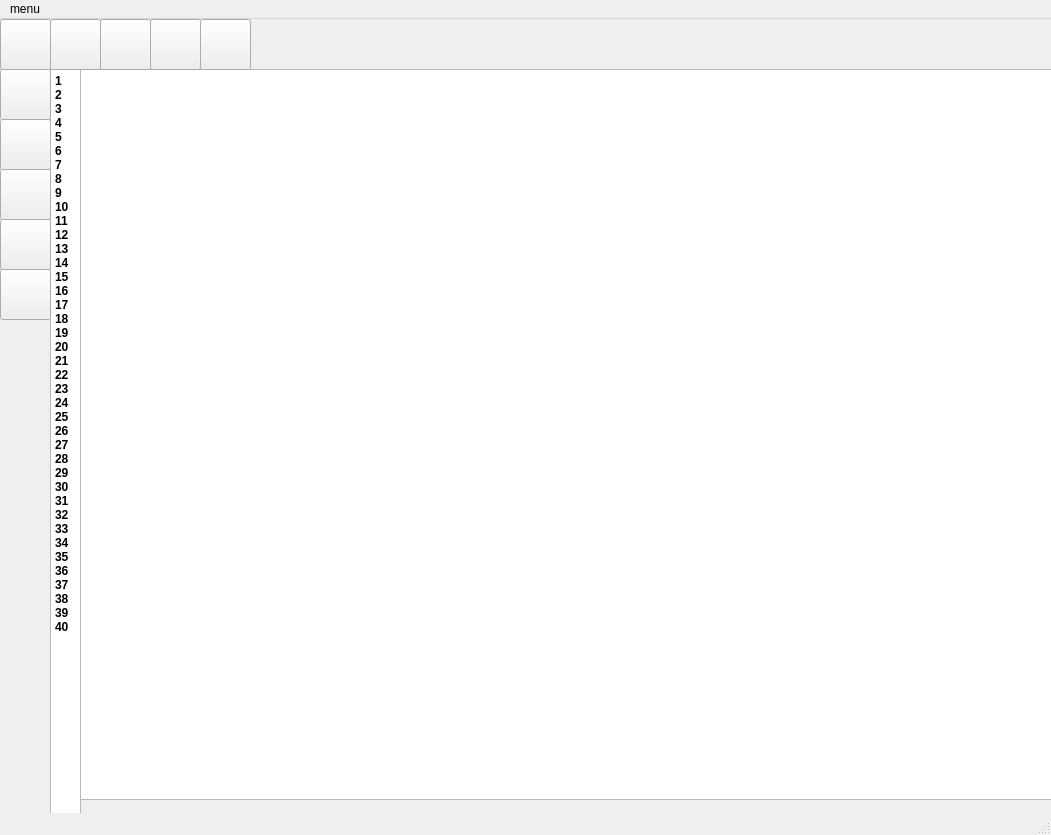
<?xml version="1.0" encoding="UTF-8"?>
<ui version="4.0">
 <class>MainWindow</class>
 <widget class="QMainWindow" name="MainWindow">
  <property name="geometry">
   <rect>
    <x>0</x>
    <y>0</y>
    <width>1051</width>
    <height>835</height>
   </rect>
  </property>
  <property name="windowTitle">
   <string>MainWindow</string>
  </property>
  <widget class="QWidget" name="centralwidget">
   <widget class="QTextEdit" name="textEdit">
    <property name="geometry">
     <rect>
      <x>80</x>
      <y>50</y>
      <width>1001</width>
      <height>731</height>
     </rect>
    </property>
    <property name="html">
     <string>&lt;!DOCTYPE HTML PUBLIC &quot;-//W3C//DTD HTML 4.0//EN&quot; &quot;http://www.w3.org/TR/REC-html40/strict.dtd&quot;&gt;
&lt;html&gt;&lt;head&gt;&lt;meta name=&quot;qrichtext&quot; content=&quot;1&quot; /&gt;&lt;style type=&quot;text/css&quot;&gt;
p, li { white-space: pre-wrap; }
&lt;/style&gt;&lt;/head&gt;&lt;body style=&quot; font-family:'SimSun'; font-size:11.25pt; font-weight:400; font-style:normal;&quot;&gt;
&lt;p style=&quot;-qt-paragraph-type:empty; margin-top:0px; margin-bottom:0px; margin-left:0px; margin-right:0px; -qt-block-indent:0; text-indent:0px;&quot;&gt;&lt;br /&gt;&lt;/p&gt;&lt;/body&gt;&lt;/html&gt;</string>
    </property>
   </widget>
   <widget class="QPushButton" name="pushButton_forward">
    <property name="geometry">
     <rect>
      <x>0</x>
      <y>100</y>
      <width>51</width>
      <height>51</height>
     </rect>
    </property>
    <property name="toolTip">
     <string/>
    </property>
    <property name="text">
     <string/>
    </property>
    <property name="icon">
     <iconset resource="resource.qrc">
      <normaloff>:/icon/icon_forward.png</normaloff>:/icon/icon_forward.png</iconset>
    </property>
    <property name="iconSize">
     <size>
      <width>48</width>
      <height>48</height>
     </size>
    </property>
   </widget>
   <widget class="QTextEdit" name="textEdit_2">
    <property name="geometry">
     <rect>
      <x>50</x>
      <y>50</y>
      <width>31</width>
      <height>971</height>
     </rect>
    </property>
    <property name="html">
     <string>&lt;!DOCTYPE HTML PUBLIC &quot;-//W3C//DTD HTML 4.0//EN&quot; &quot;http://www.w3.org/TR/REC-html40/strict.dtd&quot;&gt;
&lt;html&gt;&lt;head&gt;&lt;meta name=&quot;qrichtext&quot; content=&quot;1&quot; /&gt;&lt;style type=&quot;text/css&quot;&gt;
p, li { white-space: pre-wrap; }
&lt;/style&gt;&lt;/head&gt;&lt;body style=&quot; font-family:'SimSun'; font-size:11.25pt; font-weight:400; font-style:normal;&quot;&gt;
&lt;p style=&quot; margin-top:0px; margin-bottom:0px; margin-left:0px; margin-right:0px; -qt-block-indent:0; text-indent:0px;&quot;&gt;&lt;span style=&quot; font-size:9pt; font-weight:600;&quot;&gt;1&lt;/span&gt;&lt;/p&gt;
&lt;p style=&quot; margin-top:0px; margin-bottom:0px; margin-left:0px; margin-right:0px; -qt-block-indent:0; text-indent:0px;&quot;&gt;&lt;span style=&quot; font-size:9pt; font-weight:600;&quot;&gt;2&lt;/span&gt;&lt;/p&gt;
&lt;p style=&quot; margin-top:0px; margin-bottom:0px; margin-left:0px; margin-right:0px; -qt-block-indent:0; text-indent:0px;&quot;&gt;&lt;span style=&quot; font-size:9pt; font-weight:600;&quot;&gt;3&lt;/span&gt;&lt;/p&gt;
&lt;p style=&quot; margin-top:0px; margin-bottom:0px; margin-left:0px; margin-right:0px; -qt-block-indent:0; text-indent:0px;&quot;&gt;&lt;span style=&quot; font-size:9pt; font-weight:600;&quot;&gt;4&lt;/span&gt;&lt;/p&gt;
&lt;p style=&quot; margin-top:0px; margin-bottom:0px; margin-left:0px; margin-right:0px; -qt-block-indent:0; text-indent:0px;&quot;&gt;&lt;span style=&quot; font-size:9pt; font-weight:600;&quot;&gt;5&lt;/span&gt;&lt;/p&gt;
&lt;p style=&quot; margin-top:0px; margin-bottom:0px; margin-left:0px; margin-right:0px; -qt-block-indent:0; text-indent:0px;&quot;&gt;&lt;span style=&quot; font-size:9pt; font-weight:600;&quot;&gt;6&lt;/span&gt;&lt;/p&gt;
&lt;p style=&quot; margin-top:0px; margin-bottom:0px; margin-left:0px; margin-right:0px; -qt-block-indent:0; text-indent:0px;&quot;&gt;&lt;span style=&quot; font-size:9pt; font-weight:600;&quot;&gt;7&lt;/span&gt;&lt;/p&gt;
&lt;p style=&quot; margin-top:0px; margin-bottom:0px; margin-left:0px; margin-right:0px; -qt-block-indent:0; text-indent:0px;&quot;&gt;&lt;span style=&quot; font-size:9pt; font-weight:600;&quot;&gt;8&lt;/span&gt;&lt;/p&gt;
&lt;p style=&quot; margin-top:0px; margin-bottom:0px; margin-left:0px; margin-right:0px; -qt-block-indent:0; text-indent:0px;&quot;&gt;&lt;span style=&quot; font-size:9pt; font-weight:600;&quot;&gt;9&lt;/span&gt;&lt;/p&gt;
&lt;p style=&quot; margin-top:0px; margin-bottom:0px; margin-left:0px; margin-right:0px; -qt-block-indent:0; text-indent:0px;&quot;&gt;&lt;span style=&quot; font-size:9pt; font-weight:600;&quot;&gt;10&lt;/span&gt;&lt;/p&gt;
&lt;p style=&quot; margin-top:0px; margin-bottom:0px; margin-left:0px; margin-right:0px; -qt-block-indent:0; text-indent:0px;&quot;&gt;&lt;span style=&quot; font-size:9pt; font-weight:600;&quot;&gt;11&lt;/span&gt;&lt;/p&gt;
&lt;p style=&quot; margin-top:0px; margin-bottom:0px; margin-left:0px; margin-right:0px; -qt-block-indent:0; text-indent:0px;&quot;&gt;&lt;span style=&quot; font-size:9pt; font-weight:600;&quot;&gt;12&lt;/span&gt;&lt;/p&gt;
&lt;p style=&quot; margin-top:0px; margin-bottom:0px; margin-left:0px; margin-right:0px; -qt-block-indent:0; text-indent:0px;&quot;&gt;&lt;span style=&quot; font-size:9pt; font-weight:600;&quot;&gt;13&lt;/span&gt;&lt;/p&gt;
&lt;p style=&quot; margin-top:0px; margin-bottom:0px; margin-left:0px; margin-right:0px; -qt-block-indent:0; text-indent:0px;&quot;&gt;&lt;span style=&quot; font-size:9pt; font-weight:600;&quot;&gt;14&lt;/span&gt;&lt;/p&gt;
&lt;p style=&quot; margin-top:0px; margin-bottom:0px; margin-left:0px; margin-right:0px; -qt-block-indent:0; text-indent:0px;&quot;&gt;&lt;span style=&quot; font-size:9pt; font-weight:600;&quot;&gt;15&lt;/span&gt;&lt;/p&gt;
&lt;p style=&quot; margin-top:0px; margin-bottom:0px; margin-left:0px; margin-right:0px; -qt-block-indent:0; text-indent:0px;&quot;&gt;&lt;span style=&quot; font-size:9pt; font-weight:600;&quot;&gt;16&lt;/span&gt;&lt;/p&gt;
&lt;p style=&quot; margin-top:0px; margin-bottom:0px; margin-left:0px; margin-right:0px; -qt-block-indent:0; text-indent:0px;&quot;&gt;&lt;span style=&quot; font-size:9pt; font-weight:600;&quot;&gt;17&lt;/span&gt;&lt;/p&gt;
&lt;p style=&quot; margin-top:0px; margin-bottom:0px; margin-left:0px; margin-right:0px; -qt-block-indent:0; text-indent:0px;&quot;&gt;&lt;span style=&quot; font-size:9pt; font-weight:600;&quot;&gt;18&lt;/span&gt;&lt;/p&gt;
&lt;p style=&quot; margin-top:0px; margin-bottom:0px; margin-left:0px; margin-right:0px; -qt-block-indent:0; text-indent:0px;&quot;&gt;&lt;span style=&quot; font-size:9pt; font-weight:600;&quot;&gt;19&lt;/span&gt;&lt;/p&gt;
&lt;p style=&quot; margin-top:0px; margin-bottom:0px; margin-left:0px; margin-right:0px; -qt-block-indent:0; text-indent:0px;&quot;&gt;&lt;span style=&quot; font-size:9pt; font-weight:600;&quot;&gt;20&lt;/span&gt;&lt;/p&gt;
&lt;p style=&quot; margin-top:0px; margin-bottom:0px; margin-left:0px; margin-right:0px; -qt-block-indent:0; text-indent:0px;&quot;&gt;&lt;span style=&quot; font-size:9pt; font-weight:600;&quot;&gt;21&lt;/span&gt;&lt;/p&gt;
&lt;p style=&quot; margin-top:0px; margin-bottom:0px; margin-left:0px; margin-right:0px; -qt-block-indent:0; text-indent:0px;&quot;&gt;&lt;span style=&quot; font-size:9pt; font-weight:600;&quot;&gt;22&lt;/span&gt;&lt;/p&gt;
&lt;p style=&quot; margin-top:0px; margin-bottom:0px; margin-left:0px; margin-right:0px; -qt-block-indent:0; text-indent:0px;&quot;&gt;&lt;span style=&quot; font-size:9pt; font-weight:600;&quot;&gt;23&lt;/span&gt;&lt;/p&gt;
&lt;p style=&quot; margin-top:0px; margin-bottom:0px; margin-left:0px; margin-right:0px; -qt-block-indent:0; text-indent:0px;&quot;&gt;&lt;span style=&quot; font-size:9pt; font-weight:600;&quot;&gt;24&lt;/span&gt;&lt;/p&gt;
&lt;p style=&quot; margin-top:0px; margin-bottom:0px; margin-left:0px; margin-right:0px; -qt-block-indent:0; text-indent:0px;&quot;&gt;&lt;span style=&quot; font-size:9pt; font-weight:600;&quot;&gt;25&lt;/span&gt;&lt;/p&gt;
&lt;p style=&quot; margin-top:0px; margin-bottom:0px; margin-left:0px; margin-right:0px; -qt-block-indent:0; text-indent:0px;&quot;&gt;&lt;span style=&quot; font-size:9pt; font-weight:600;&quot;&gt;26&lt;/span&gt;&lt;/p&gt;
&lt;p style=&quot; margin-top:0px; margin-bottom:0px; margin-left:0px; margin-right:0px; -qt-block-indent:0; text-indent:0px;&quot;&gt;&lt;span style=&quot; font-size:9pt; font-weight:600;&quot;&gt;27&lt;/span&gt;&lt;/p&gt;
&lt;p style=&quot; margin-top:0px; margin-bottom:0px; margin-left:0px; margin-right:0px; -qt-block-indent:0; text-indent:0px;&quot;&gt;&lt;span style=&quot; font-size:9pt; font-weight:600;&quot;&gt;28&lt;/span&gt;&lt;/p&gt;
&lt;p style=&quot; margin-top:0px; margin-bottom:0px; margin-left:0px; margin-right:0px; -qt-block-indent:0; text-indent:0px;&quot;&gt;&lt;span style=&quot; font-size:9pt; font-weight:600;&quot;&gt;29&lt;/span&gt;&lt;/p&gt;
&lt;p style=&quot; margin-top:0px; margin-bottom:0px; margin-left:0px; margin-right:0px; -qt-block-indent:0; text-indent:0px;&quot;&gt;&lt;span style=&quot; font-size:9pt; font-weight:600;&quot;&gt;30&lt;/span&gt;&lt;/p&gt;
&lt;p style=&quot; margin-top:0px; margin-bottom:0px; margin-left:0px; margin-right:0px; -qt-block-indent:0; text-indent:0px;&quot;&gt;&lt;span style=&quot; font-size:9pt; font-weight:600;&quot;&gt;31&lt;/span&gt;&lt;/p&gt;
&lt;p style=&quot; margin-top:0px; margin-bottom:0px; margin-left:0px; margin-right:0px; -qt-block-indent:0; text-indent:0px;&quot;&gt;&lt;span style=&quot; font-size:9pt; font-weight:600;&quot;&gt;32&lt;/span&gt;&lt;/p&gt;
&lt;p style=&quot; margin-top:0px; margin-bottom:0px; margin-left:0px; margin-right:0px; -qt-block-indent:0; text-indent:0px;&quot;&gt;&lt;span style=&quot; font-size:9pt; font-weight:600;&quot;&gt;33&lt;/span&gt;&lt;/p&gt;
&lt;p style=&quot; margin-top:0px; margin-bottom:0px; margin-left:0px; margin-right:0px; -qt-block-indent:0; text-indent:0px;&quot;&gt;&lt;span style=&quot; font-size:9pt; font-weight:600;&quot;&gt;34&lt;/span&gt;&lt;/p&gt;
&lt;p style=&quot; margin-top:0px; margin-bottom:0px; margin-left:0px; margin-right:0px; -qt-block-indent:0; text-indent:0px;&quot;&gt;&lt;span style=&quot; font-size:9pt; font-weight:600;&quot;&gt;35&lt;/span&gt;&lt;/p&gt;
&lt;p style=&quot; margin-top:0px; margin-bottom:0px; margin-left:0px; margin-right:0px; -qt-block-indent:0; text-indent:0px;&quot;&gt;&lt;span style=&quot; font-size:9pt; font-weight:600;&quot;&gt;36&lt;/span&gt;&lt;/p&gt;
&lt;p style=&quot; margin-top:0px; margin-bottom:0px; margin-left:0px; margin-right:0px; -qt-block-indent:0; text-indent:0px;&quot;&gt;&lt;span style=&quot; font-size:9pt; font-weight:600;&quot;&gt;37&lt;/span&gt;&lt;/p&gt;
&lt;p style=&quot; margin-top:0px; margin-bottom:0px; margin-left:0px; margin-right:0px; -qt-block-indent:0; text-indent:0px;&quot;&gt;&lt;span style=&quot; font-size:9pt; font-weight:600;&quot;&gt;38&lt;/span&gt;&lt;/p&gt;
&lt;p style=&quot; margin-top:0px; margin-bottom:0px; margin-left:0px; margin-right:0px; -qt-block-indent:0; text-indent:0px;&quot;&gt;&lt;span style=&quot; font-size:9pt; font-weight:600;&quot;&gt;39&lt;/span&gt;&lt;/p&gt;
&lt;p style=&quot; margin-top:0px; margin-bottom:0px; margin-left:0px; margin-right:0px; -qt-block-indent:0; text-indent:0px;&quot;&gt;&lt;span style=&quot; font-size:9pt; font-weight:600;&quot;&gt;40&lt;/span&gt;&lt;/p&gt;&lt;/body&gt;&lt;/html&gt;</string>
    </property>
   </widget>
   <widget class="QPushButton" name="pushButton_new">
    <property name="geometry">
     <rect>
      <x>0</x>
      <y>0</y>
      <width>51</width>
      <height>51</height>
     </rect>
    </property>
    <property name="styleSheet">
     <string notr="true">QpushButton{

    background-image: url(:/ico/new.png);  /* 背景图片 */

}</string>
    </property>
    <property name="text">
     <string/>
    </property>
    <property name="icon">
     <iconset resource="resource.qrc">
      <normaloff>:/icon/icon_file_add .png</normaloff>:/icon/icon_file_add .png</iconset>
    </property>
    <property name="iconSize">
     <size>
      <width>52</width>
      <height>52</height>
     </size>
    </property>
    <property name="flat">
     <bool>false</bool>
    </property>
   </widget>
   <widget class="QPushButton" name="pushButton_save">
    <property name="geometry">
     <rect>
      <x>100</x>
      <y>0</y>
      <width>51</width>
      <height>51</height>
     </rect>
    </property>
    <property name="text">
     <string/>
    </property>
    <property name="icon">
     <iconset resource="resource.qrc">
      <normaloff>:/icon/save.png</normaloff>:/icon/save.png</iconset>
    </property>
    <property name="iconSize">
     <size>
      <width>40</width>
      <height>40</height>
     </size>
    </property>
   </widget>
   <widget class="QPushButton" name="pushButton_open">
    <property name="geometry">
     <rect>
      <x>50</x>
      <y>0</y>
      <width>51</width>
      <height>51</height>
     </rect>
    </property>
    <property name="text">
     <string/>
    </property>
    <property name="icon">
     <iconset resource="resource.qrc">
      <normaloff>:/icon/icon_folder_open.png</normaloff>:/icon/icon_folder_open.png</iconset>
    </property>
    <property name="iconSize">
     <size>
      <width>52</width>
      <height>52</height>
     </size>
    </property>
   </widget>
   <widget class="QPushButton" name="pushButton_saveAs">
    <property name="geometry">
     <rect>
      <x>150</x>
      <y>0</y>
      <width>51</width>
      <height>51</height>
     </rect>
    </property>
    <property name="text">
     <string/>
    </property>
    <property name="icon">
     <iconset resource="resource.qrc">
      <normaloff>:/icon/saveAs.png</normaloff>:/icon/saveAs.png</iconset>
    </property>
    <property name="iconSize">
     <size>
      <width>39</width>
      <height>39</height>
     </size>
    </property>
   </widget>
   <widget class="QPushButton" name="pushButton_exit">
    <property name="geometry">
     <rect>
      <x>200</x>
      <y>0</y>
      <width>51</width>
      <height>51</height>
     </rect>
    </property>
    <property name="text">
     <string/>
    </property>
    <property name="icon">
     <iconset resource="resource.qrc">
      <normaloff>:/icon/icon_exit.png</normaloff>:/icon/icon_exit.png</iconset>
    </property>
    <property name="iconSize">
     <size>
      <width>44</width>
      <height>44</height>
     </size>
    </property>
   </widget>
   <widget class="QPushButton" name="runButton_search">
    <property name="geometry">
     <rect>
      <x>0</x>
      <y>200</y>
      <width>51</width>
      <height>51</height>
     </rect>
    </property>
    <property name="toolTip">
     <string>&lt;html&gt;&lt;head/&gt;&lt;body&gt;&lt;p&gt;运行代码&lt;/p&gt;&lt;/body&gt;&lt;/html&gt;</string>
    </property>
    <property name="text">
     <string/>
    </property>
    <property name="icon">
     <iconset resource="resource.qrc">
      <normaloff>:/icon/icon_search.png</normaloff>:/icon/icon_search.png</iconset>
    </property>
    <property name="iconSize">
     <size>
      <width>48</width>
      <height>48</height>
     </size>
    </property>
   </widget>
   <widget class="QPushButton" name="pushButton_backward">
    <property name="geometry">
     <rect>
      <x>0</x>
      <y>150</y>
      <width>51</width>
      <height>51</height>
     </rect>
    </property>
    <property name="toolTip">
     <string/>
    </property>
    <property name="text">
     <string/>
    </property>
    <property name="icon">
     <iconset resource="resource.qrc">
      <normaloff>:/icon/icon_backward.png</normaloff>:/icon/icon_backward.png</iconset>
    </property>
    <property name="iconSize">
     <size>
      <width>48</width>
      <height>48</height>
     </size>
    </property>
   </widget>
   <widget class="QPushButton" name="runButton_setting">
    <property name="geometry">
     <rect>
      <x>0</x>
      <y>250</y>
      <width>51</width>
      <height>51</height>
     </rect>
    </property>
    <property name="toolTip">
     <string>&lt;html&gt;&lt;head/&gt;&lt;body&gt;&lt;p&gt;运行代码&lt;/p&gt;&lt;/body&gt;&lt;/html&gt;</string>
    </property>
    <property name="text">
     <string/>
    </property>
    <property name="icon">
     <iconset resource="resource.qrc">
      <normaloff>:/icon/icon_setting.png</normaloff>:/icon/icon_setting.png</iconset>
    </property>
    <property name="iconSize">
     <size>
      <width>48</width>
      <height>48</height>
     </size>
    </property>
   </widget>
   <widget class="QPushButton" name="pushButton_run">
    <property name="geometry">
     <rect>
      <x>0</x>
      <y>50</y>
      <width>51</width>
      <height>51</height>
     </rect>
    </property>
    <property name="text">
     <string/>
    </property>
    <property name="icon">
     <iconset resource="resource.qrc">
      <normaloff>:/icon/icon_run.png</normaloff>:/icon/icon_run.png</iconset>
    </property>
    <property name="iconSize">
     <size>
      <width>48</width>
      <height>48</height>
     </size>
    </property>
   </widget>
  </widget>
  <widget class="QStatusBar" name="statusbar"/>
  <widget class="QMenuBar" name="menubar">
   <property name="geometry">
    <rect>
     <x>0</x>
     <y>0</y>
     <width>1051</width>
     <height>23</height>
    </rect>
   </property>
   <property name="defaultUp">
    <bool>false</bool>
   </property>
   <widget class="QMenu" name="menu">
    <property name="title">
     <string>menu</string>
    </property>
    <addaction name="actionNew"/>
    <addaction name="actionOpen"/>
    <addaction name="actionSave"/>
   </widget>
   <addaction name="menu"/>
  </widget>
  <action name="actionNew">
   <property name="text">
    <string>new</string>
   </property>
  </action>
  <action name="actionOpen">
   <property name="text">
    <string>open</string>
   </property>
  </action>
  <action name="actionSave">
   <property name="text">
    <string>save</string>
   </property>
  </action>
 </widget>
 <resources>
  <include location="resource.qrc"/>
 </resources>
 <connections/>
</ui>
